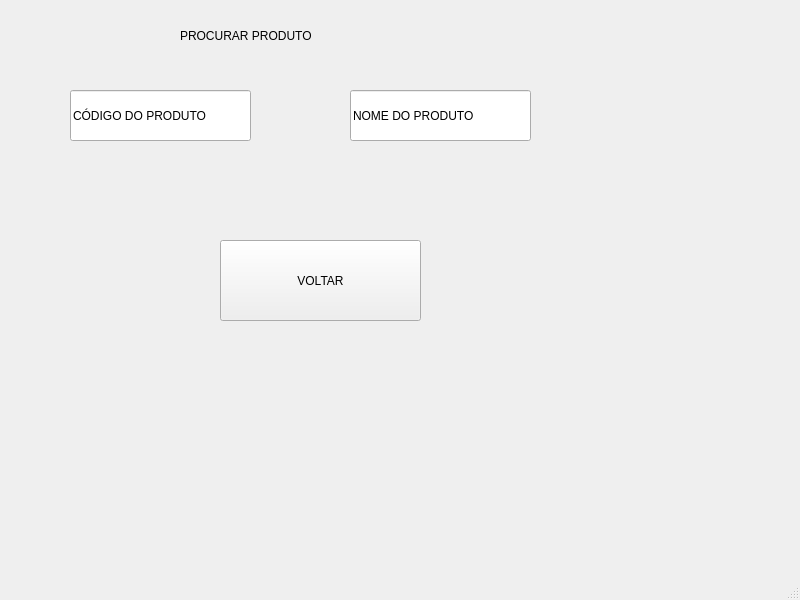
<?xml version="1.0" encoding="UTF-8"?>
<ui version="4.0">
 <class>MainWindow</class>
 <widget class="QMainWindow" name="MainWindow">
  <property name="geometry">
   <rect>
    <x>0</x>
    <y>0</y>
    <width>800</width>
    <height>600</height>
   </rect>
  </property>
  <property name="windowTitle">
   <string>MainWindow</string>
  </property>
  <widget class="QWidget" name="centralwidget">
   <widget class="QLabel" name="label">
    <property name="geometry">
     <rect>
      <x>180</x>
      <y>10</y>
      <width>251</width>
      <height>51</height>
     </rect>
    </property>
    <property name="text">
     <string>PROCURAR PRODUTO</string>
    </property>
   </widget>
   <widget class="QLineEdit" name="lineEdit">
    <property name="geometry">
     <rect>
      <x>70</x>
      <y>90</y>
      <width>181</width>
      <height>51</height>
     </rect>
    </property>
    <property name="text">
     <string>CÓDIGO DO PRODUTO</string>
    </property>
   </widget>
   <widget class="QLineEdit" name="lineEdit_2">
    <property name="geometry">
     <rect>
      <x>350</x>
      <y>90</y>
      <width>181</width>
      <height>51</height>
     </rect>
    </property>
    <property name="text">
     <string>NOME DO PRODUTO</string>
    </property>
   </widget>
   <widget class="QPushButton" name="pushButton">
    <property name="geometry">
     <rect>
      <x>220</x>
      <y>240</y>
      <width>201</width>
      <height>81</height>
     </rect>
    </property>
    <property name="text">
     <string>VOLTAR</string>
    </property>
   </widget>
  </widget>
  <widget class="QMenuBar" name="menubar">
   <property name="geometry">
    <rect>
     <x>0</x>
     <y>0</y>
     <width>800</width>
     <height>21</height>
    </rect>
   </property>
  </widget>
  <widget class="QStatusBar" name="statusbar"/>
 </widget>
 <resources/>
 <connections/>
</ui>
